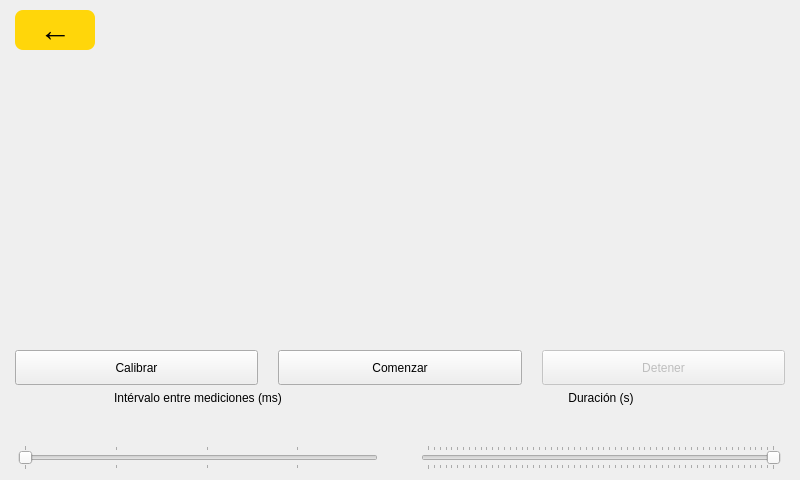
<?xml version="1.0" encoding="UTF-8"?>
<ui version="4.0">
 <class>MeasureScreen</class>
 <widget class="QWidget" name="MeasureScreen">
  <property name="geometry">
   <rect>
    <x>0</x>
    <y>0</y>
    <width>800</width>
    <height>480</height>
   </rect>
  </property>
  <layout class="QVBoxLayout" name="mainLayout">
   <property name="spacing">
    <number>6</number>
   </property>
   <property name="leftMargin">
    <number>15</number>
   </property>
   <property name="topMargin">
    <number>10</number>
   </property>
   <property name="rightMargin">
    <number>15</number>
   </property>
   <property name="bottomMargin">
    <number>10</number>
   </property>
   <item>
    <widget class="QPushButton" name="backButton">
     <property name="sizePolicy">
      <sizepolicy hsizetype="Fixed" vsizetype="Fixed">
       <horstretch>0</horstretch>
       <verstretch>0</verstretch>
      </sizepolicy>
     </property>
     <property name="minimumSize">
      <size>
       <width>80</width>
       <height>40</height>
      </size>
     </property>
     <property name="maximumSize">
      <size>
       <width>80</width>
       <height>40</height>
      </size>
     </property>
     <property name="styleSheet">
      <string notr="true">QPushButton#backButton { background-color: rgb(255, 214, 10); border-radius: 8px; font-size: 24pt; font-weight: bold; color: black; }</string>
     </property>
     <property name="text">
      <string>←</string>
     </property>
    </widget>
   </item>
   <item>
    <widget class="QCustomPlot" name="plotMeasures" native="true">
     <property name="sizePolicy">
      <sizepolicy hsizetype="Expanding" vsizetype="Expanding">
       <horstretch>0</horstretch>
       <verstretch>1</verstretch>
      </sizepolicy>
     </property>
     <property name="minimumSize">
      <size>
       <width>400</width>
       <height>200</height>
      </size>
     </property>
    </widget>
   </item>
   <item>
    <layout class="QHBoxLayout" name="buttonsLayout">
     <property name="spacing">
      <number>20</number>
     </property>
     <item>
      <widget class="QPushButton" name="calibrateButton">
       <property name="sizePolicy">
        <sizepolicy hsizetype="Expanding" vsizetype="Preferred">
         <horstretch>0</horstretch>
         <verstretch>0</verstretch>
        </sizepolicy>
       </property>
       <property name="minimumSize">
        <size>
         <width>80</width>
         <height>35</height>
        </size>
       </property>
       <property name="text">
        <string>Calibrar</string>
       </property>
      </widget>
     </item>
     <item>
      <widget class="QPushButton" name="startMeasureButton">
       <property name="sizePolicy">
        <sizepolicy hsizetype="Expanding" vsizetype="Preferred">
         <horstretch>0</horstretch>
         <verstretch>0</verstretch>
        </sizepolicy>
       </property>
       <property name="minimumSize">
        <size>
         <width>80</width>
         <height>35</height>
        </size>
       </property>
       <property name="text">
        <string>Comenzar</string>
       </property>
      </widget>
     </item>
     <item>
      <widget class="QPushButton" name="stopMeasureButton">
       <property name="sizePolicy">
        <sizepolicy hsizetype="Expanding" vsizetype="Preferred">
         <horstretch>0</horstretch>
         <verstretch>0</verstretch>
        </sizepolicy>
       </property>
       <property name="minimumSize">
        <size>
         <width>80</width>
         <height>35</height>
        </size>
       </property>
       <property name="enabled">
        <bool>false</bool>
       </property>
       <property name="text">
        <string>Detener</string>
       </property>
      </widget>
     </item>
    </layout>
   </item>
   <item>
    <layout class="QHBoxLayout" name="slidersLayout">
     <property name="spacing">
      <number>40</number>
     </property>
     <item>
      <layout class="QVBoxLayout" name="timeFactorLayout">
       <item>
        <widget class="QLabel" name="timeFactorLabel">
         <property name="text">
          <string>Intérvalo entre mediciones (ms)</string>
         </property>
         <property name="alignment">
          <set>Qt::AlignCenter</set>
         </property>
        </widget>
       </item>
       <item>
        <widget class="QSlider" name="TimeFactorSlider">
         <property name="minimumSize">
          <size>
           <width>300</width>
           <height>0</height>
          </size>
         </property>
         <property name="maximumSize">
          <size>
           <width>360</width>
           <height>16777215</height>
          </size>
         </property>
         <property name="minimum">
          <number>100</number>
         </property>
         <property name="maximum">
          <number>2000</number>
         </property>
         <property name="orientation">
          <enum>Qt::Horizontal</enum>
         </property>
         <property name="tickPosition">
          <enum>QSlider::TicksBothSides</enum>
         </property>
         <property name="tickInterval">
          <number>500</number>
         </property>
        </widget>
       </item>
      </layout>
     </item>
     <item>
      <layout class="QVBoxLayout" name="durationLayout">
       <item>
        <widget class="QLabel" name="DurationLabel">
         <property name="text">
          <string>Duración (s)</string>
         </property>
         <property name="alignment">
          <set>Qt::AlignCenter</set>
         </property>
        </widget>
       </item>
       <item>
        <widget class="QSlider" name="DurationSlider">
         <property name="minimumSize">
          <size>
           <width>300</width>
           <height>0</height>
          </size>
         </property>
         <property name="maximumSize">
          <size>
           <width>360</width>
           <height>16777215</height>
          </size>
         </property>
         <property name="minimum">
          <number>10</number>
         </property>
         <property name="maximum">
          <number>600</number>
         </property>
         <property name="pageStep">
          <number>5</number>
         </property>
         <property name="value">
          <number>10</number>
         </property>
         <property name="orientation">
          <enum>Qt::Horizontal</enum>
         </property>
         <property name="invertedAppearance">
          <bool>true</bool>
         </property>
         <property name="tickPosition">
          <enum>QSlider::TicksBothSides</enum>
         </property>
         <property name="tickInterval">
          <number>10</number>
         </property>
        </widget>
       </item>
      </layout>
     </item>
    </layout>
   </item>
  </layout>
 </widget>
 <customwidgets>
  <customwidget>
   <class>QCustomPlot</class>
   <extends>QWidget</extends>
   <header>qcustomplot.h</header>
  </customwidget>
 </customwidgets>
 <resources/>
 <connections/>
</ui>
